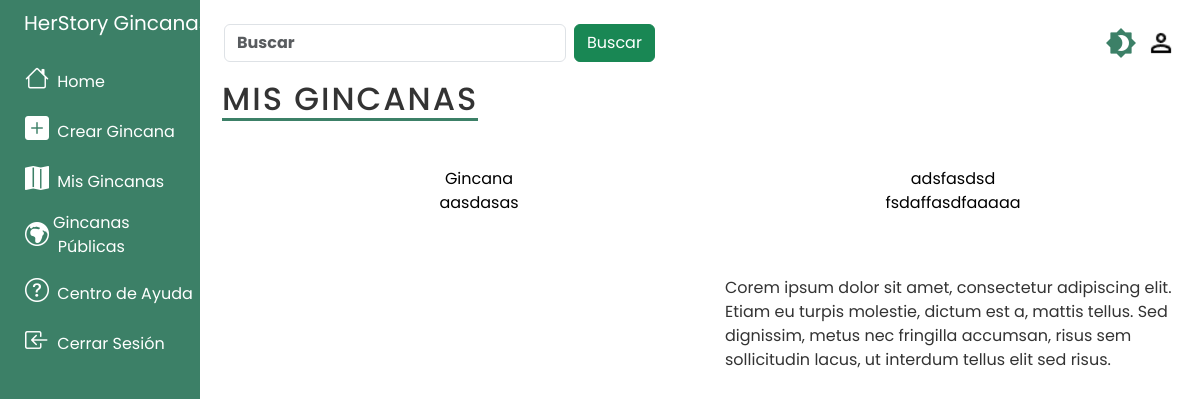
/mis_gincanas/ (signed in), run on an earlier commit of the app's database.
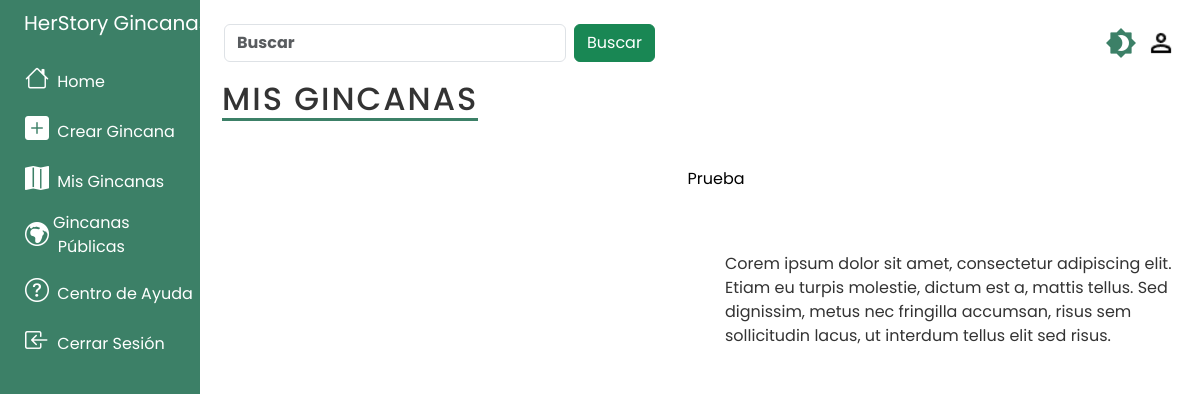
And on a later commit of the database.
### tasks/models.py (models this page shows, shortened)
class Profesor(AbstractBaseUser):
    GENDER_CHOICES = (
        ('H', 'Hombre'),
        ('M', 'Mujer'),
        ('O', 'Otro')
    )
    COUNTRY_CHOICES = (
        ("AF", "Afghanistan"),
        ("AX", "Åland Islands"),
        ("AL", "Albania"),
        ("DZ", "Algeria"),
        ("AS", "American Samoa"),
        ("AD", "Andorra"),
        ("AO", "Angola"),
        ("AI", "Anguilla"),
        ("AQ", "Antarctica"),
        ("AG", "Antigua and Barbuda"),
        ("AR", "Argentina"),
        ("AM", "Armenia"),
        ("AW", "Aruba"),
        ("AU", "Australia"),
        ("AT", "Austria"),
        ("AZ", "Azerbaijan"),
        ("BS", "Bahamas"),
        ("BH", "Bahrain"),
        ("BD", "Bangladesh"),
        ("BB", "Barbados"),
        ("BY", "Belarus"),
        ("BE", "Belgium"),
        ("BZ", "Belize"),
        ("BJ", "Benin"),
        ("BM", "Bermuda"),
        ("BT", "Bhutan"),
        ("BO", "Bolivia (Plurinational State of)"),
        ("BQ", "Bonaire, Sint Eustatius and Saba"),
        ("BA", "Bosnia and Herzegovina"),
        ("BW", "Botswana"),
        ("BV", "Bouvet Island"),
        ("BR", "Brazil"),
        ("IO", "British Indian Ocean Territory"),
        ("BN", "Brunei Darussalam"),
        ("BG", "Bulgaria"),
        ("BF", "Burkina Faso"),
        ("BI", "Burundi"),
        ("CV", "Cabo Verde"),
        ("KH", "Cambodia"),
        ("CM", "Cameroon"),
        ("CA", "Canada"),
        ("KY", "Cayman Islands"),
        ("CF", "Central African Republic"),
        ("TD", "Chad"),
        ("CL", "Chile"),
        ("CN", "China"),
        ("CX", "Christmas Island"),
        ("CC", "Cocos (Keeling) Islands"),
        ("CO", "Colombia"),
        ("KM", "Comoros"),
        ("CG", "Congo"),
        ("CD", "Congo (the Democratic Republic of the)"),
        ("CK", "Cook Islands"),
        ("CR", "Costa Rica"),
        ("CI", "Côte d'Ivoire"),
        ("HR", "Croatia"),
        ("CU", "Cuba"),
        ("CW", "Curaçao"),
        ("CY", "Cyprus"),
        ("CZ", "Czechia"),
        ("DK", "Denmark"),
        ("DJ", "Djibouti"),
        ("DM", "Dominica"),
        ("DO", "Dominican Republic"),
        ("EC", "Ecuador"),
        ("EG", "Egypt"),
        ("SV", "El Salvador"),
        ("GQ", "Equatorial Guinea"),
        ("ER", "Eritrea"),
        ("EE", "Estonia"),
        ("SZ", "Eswatini"),
        ("ET", "Ethiopia"),
        ("FK", "Falkland Islands (Malvinas)"),
        ("FO", "Faroe Islands"),
        ("FJ", "Fiji"),
        ("FI", "Finland"),
        ("FR", "France"),
        ("GF", "French Guiana"),
        ("PF", "French Polynesia"),
        ("TF", "French Southern Territories"),
        ("GA", "Gabon"),
        ("GM", "Gambia"),
        ("GE", "Georgia"),
        ("DE", "Germany"),
        ("GH", "Ghana"),
        ("GI", "Gibraltar"),
        ("GR", "Greece"),
        ("GL", "Greenland"),
        ("GD", "Grenada"),
        ("GP", "Guadeloupe"),
        ("GU", "Guam"),
        ("GT", "Guatemala"),
        ("GG", "Guernsey"),
        ("GN", "Guinea"),
        ("GW", "Guinea-Bissau"),
        ("GY", "Guyana"),
        ("HT", "Haiti"),
        ("HM", "Heard Island and McDonald Islands"),
        ("VA", "Holy See"),
        ("HN", "Honduras"),
        ("HK", "Hong Kong"),
        ("HU", "Hungary"),
        ("IS", "Iceland"),
        ("IN", "India"),
        ("ID", "Indonesia"),
        ("IR", "Iran (Islamic Republic of)"),
        ("IQ", "Iraq"),
        ("IE", "Ireland"),
        ("IM", "Isle of Man"),
        ("IL", "Israel"),
        ("IT", "Italy"),
        ("JM", "Jamaica"),
        ("JP", "Japan"),
        ("JE", "Jersey"),
        ("JO", "Jordan"),
        ("KZ", "Kazakhstan"),
        ("KE", "Kenya"),
        ("KI", "Kiribati"),
        ("KP", "Korea (the Democratic People's Republic of)"),
        ("KR", "Korea (the Republic of)"),
        ("KW", "Kuwait"),
        ("KG", "Kyrgyzstan"),
        ("LA", "Lao People's Democratic Republic"),
        ("LV", "Latvia"),
        ("LB", "Lebanon"),
        ("LS", "Lesotho"),
        ("LR", "Liberia"),
        ("LY", "Libya"),
        ("LI", "Liechtenstein"),
        ("LT", "Lithuania"),
        ("LU", "Luxembourg"),
        ("MO", "Macao"),
        ("MG", "Madagascar"),
        ("MW", "Malawi"),
        ("MY", "Malaysia"),
        ("MV", "Maldives"),
        ("ML", "Mali"),
        ("MT", "Malta"),
        ("MH", "Marshall Islands"),
        ("MQ", "Martinique"),
        ("MR", "Mauritania"),
        ("MU", "Mauritius"),
        ("YT", "Mayotte"),
        ("MX", "Mexico"),
        ("FM", "Micronesia (Federated States of)"),
        ("MD", "Moldova (the Republic of)"),
        ("MC", "Monaco"),
        ("MN", "Mongolia"),
        ("ME", "Montenegro"),
        ("MS", "Montserrat"),
        ("MA", "Morocco"),
        ("MZ", "Mozambique"),
        ("MM", "Myanmar"),
        ("NA", "Namibia"),
        ("NR", "Nauru"),
        ("NP", "Nepal"),
        ("NL", "Netherlands"),
        ("NC", "New Caledonia"),
        ("NZ", "New Zealand"),
        ("NI", "Nicaragua"),
        ("NE", "Niger"),
        ("NG", "Nigeria"),
        ("NU", "Niue"),
        ("NF", "Norfolk Island"),
        ("MK", "North Macedonia"),
        ("MP", "Northern Mariana Islands"),
        ("NO", "Norway"),
        ("OM", "Oman"),
        ("PK", "Pakistan"),
        ("PW", "Palau"),
        ("PS", "Palestine, State of"),
        ("PA", "Panama"),
        ("PG", "Papua New Guinea"),
        ("PY", "Paraguay"),
        ("PE", "Peru"),
        ("PH", "Philippines"),
        ("PN", "Pitcairn"),
        ("PL", "Poland"),
        ("PT", "Portugal"),
        ("PR", "Puerto Rico"),
        ("QA", "Qatar"),
        ("RE", "Réunion"),
        ("RO", "Romania"),
        ("RU", "Russian Federation"),
        ("RW", "Rwanda"),
        ("BL", "Saint Barthélemy"),
        ("SH", "Saint Helena, Ascension and Tristan da Cunha"),
        ("KN", "Saint Kitts and Nevis"),
        ("LC", "Saint Lucia"),
        ("MF", "Saint Martin (French part)"),
        ("PM", "Saint Pierre and Miquelon"),
        ("VC", "Saint Vincent and the Grenadines"),
        ("WS", "Samoa"),
        ("SM", "San Marino"),
        ("ST", "Sao Tome and Principe"),
        ("SA", "Saudi Arabia"),
        ("SN", "Senegal"),
        ("RS", "Serbia"),
        ("SC", "Seychelles"),
        ("SL", "Sierra Leone"),
        ("SG", "Singapore"),
        ("SX", "Sint Maarten (Dutch part)"),
        ("SK", "Slovakia"),
        ("SI", "Slovenia"),
        ("SB", "Solomon Islands"),
        ("SO", "Somalia"),
        ("ZA", "South Africa"),
        ("GS", "South Georgia and the South Sandwich Islands"),
        ("SS", "South Sudan"),
        ("ES", "Spain"),
        ("LK", "Sri Lanka"),
        ("SD", "Sudan"),
        ("SR", "Suriname"),
        ("SJ", "Svalbard and Jan Mayen"),
        ("SE", "Sweden"),
        ("CH", "Switzerland"),
        ("SY", "Syrian Arab Republic"),
        ("TW", "Taiwan (Province of China)"),
        ("TJ", "Tajikistan"),
        ("TZ", "Tanzania, the United Republic of"),
        ("TH", "Thailand"),
        ("TL", "Timor-Leste"),
        ("TG", "Togo"),
        ("TK", "Tokelau"),
        ("TO", "Tonga"),
        ("TT", "Trinidad and Tobago"),
        ("TN", "Tunisia"),
        ("TR", "Türkiye"),
        ("TM", "Turkmenistan"),
        ("TC", "Turks and Caicos Islands"),
        ("TV", "Tuvalu"),
        ("UG", "Uganda"),
        ("UA", "Ukraine"),
        ("AE", "United Arab Emirates"),
        ("GB", "United Kingdom of Great Britain and Northern Ireland"),
        ("UM", "United States Minor Outlying Islands"),
        ("US", "United States of America"),
        ("UY", "Uruguay"),
        ("UZ", "Uzbekistan"),
        ("VU", "Vanuatu"),
        ("VE", "Venezuela (Bolivarian Republic of)"),
        ("VN", "Viet Nam"),
        ("VG", "Virgin Islands (British)"),
        ("VI", "Virgin Islands (U.S.)"),
        ("WF", "Wallis and Futuna"),
        ("EH", "Western Sahara"),
        ("YE", "Yemen"),
        ("ZM", "Zambia"),
        ("ZW", "Zimbabwe"),
    )
    email = models.EmailField("Correo Electrónico", unique = True, max_length=254, primary_key=True)
    nombre = models.CharField("Nombre" ,max_length=200, null=True, blank=False)
    apellidos = models.CharField("Apellidos", max_length=200, null=True, blank=False)
    imagen = models.ImageField("Imagen de Perfil", default="usuario.png", upload_to='', null=True, blank=True)
    usuario_activo = models.BooleanField(default = True)
    usuario_administrador = models.BooleanField(default=False)
    usuario_verificado = models.BooleanField(default=False)
    fecha_nacimiento = models.DateField('Fecha de nacimiento', null=True, blank=False)
    genero = models.CharField("Género", max_length=1 , choices=GENDER_CHOICES, default='H', null=True)
    pais = models.CharField("País", max_length=2 , choices=COUNTRY_CHOICES, null=True)
    ciudad = models.CharField("Ciudad", max_length=200, null=True, blank=True)
    organizacion = models.CharField("Organizacion", max_length=200, null=True, blank=False)
    objects = Usuario()
    USERNAME_FIELD = 'email'
    REQUIRED_FIELDS = ['nombre', 'apellidos', 'fecha_nacimiento', 'genero', 'pais', 'ciudad', 'organizacion']

class Gincana(models.Model):
    titulo = models.CharField('Nombre de la gincana', max_length=100)
    descripcion = models.TextField('Descirpción de la gincana', blank=True)
    fecha = models.DateTimeField('Fecha de creación', auto_now_add=True)
    edicion = models.DateTimeField('Edición de la gincana', null=True, blank=True)
    duracion = models.TimeField('Duración', null=True, blank=True)
    visibilidad = models.BooleanField('Visibilidad de la gincana: ', default=False)
    activa = models.BooleanField('Actividad de la gincana', default=False)
    imagen = models.ImageField("Imagen de la gincana", default="mapa.png", upload_to='', null=True, blank=True)
    imagen_oscura = models.ImageField("Imagen oscura de la gincana", default="mapa_oscuro.png", upload_to='', null=True, blank=True)
    email_profesor = models.ForeignKey(Profesor, on_delete=models.CASCADE)

### tasks/views.py (the view)
# urls.py: path('mis_gincanas/', views.gincanas, name='mis_gincanas'),
@login_required
def gincanas(request):
    gincanas = Gincana.objects.filter(email_profesor=request.user)
    profesores = Profesor.objects.filter(email=request.user.email)
    dark_mode_enabled = request.session.get('darkModeEnabled', False)
    return render(request, 'mis_gincanas.html',{'gincanas': gincanas, 'profesores': profesores, 'darkModeEnabled': dark_mode_enabled})

### tasks/templates/mis_gincanas.html (shortened to what this page needs)
{% extends 'base.html' %}
{% block content %}
{% load static %}
<div class="container-in">
    <h1>Mis Gincanas</h1>
    <ul class="row">
        {% for gincana in gincanas %}
            {% if forloop.counter0|divisibleby:4 %}
                </ul><ul class="row">
            {% endif %}
            <div class="col">
                <a href=" {% url 'gincana' gincana.id %}" class="gincana">
                    <div class="gincana-titulo">
                        {% if gincana.visibilidad %}
                            <strong>{{gincana.titulo}}</strong>
                        {% else %}
                            {{gincana.titulo}}
                        {% endif %}
                    </div>
                </a>
            </div>
        {% endfor %}
    </ul>
</div>
<footer class="footer">
    <div class="footer-group">
        <div class="footer-box">
        </div>
        <div class="footer-box">
            <p>
                Corem ipsum dolor sit amet, consectetur adipiscing elit.
                Etiam eu turpis molestie, dictum est a, mattis tellus.
                Sed dignissim, metus nec fringilla accumsan, risus sem sollicitudin lacus, ut interdum tellus elit sed risus.
            </p>
        </div>
    </div>
</div>
{% endblock %}

### tasks/templates/base.html (shortened to what the changed rows need)
<!DOCTYPE html>
{% load static %}
<html lang="es">
<head>
    <link rel="stylesheet" href="{% static 'scss/custom.css' %}">
    <link id="modo" rel="stylesheet" href="{% static 'scss/modo_claro.css' %}">
    <link href="https://cdn.jsdelivr.net/npm/bootstrap@5.3.3/dist/css/bootstrap.min.css" rel="stylesheet">
    <link rel="stylesheet" href="https://cdn.jsdelivr.net/npm/bootstrap-icons@1.11.3/font/bootstrap-icons.min.css">
    <link rel="stylesheet" href="https://unpkg.com/leaflet@1.9.4/dist/leaflet.css" />
</head>
<body>
    <div class="container-fluid">
        <div class="row flex-nowrap">
            <div class="col py-3">
                {% if user.is_authenticated %}
                <nav class="navbar sticky-top navegador">
                    <div class="container-fluid">
                        <div style="display: flex; justify-content: center;">
                            {% for profesor in profesores %}
                                <button id="dark-mode-toggle" style="border: none; background-color: transparent;">
                                    <img id="dark-mode-image" width="30" height="30" class="rounded-circle" src="{% static 'media/Modo_oscuro.png' %}" >
                                </button>
                                <a href="{% url 'profesor' profesor.email %}" class="d-flex align-items-center text-white text-decoration-none">
                                    <img width="30" height="30" class="rounded-circle" src="{{ profesor.imagen.url }}" >
                                </a>
                            {% endfor %}
                        </div>
                    </div>
                </nav>
                {% endif %}
                {% block content %}
                {% endblock %}
            </div>
        </div>
</body>
</html>

What changed in the data, as far as the page shows it:
removed Gincana: titulo "Gincana"
removed Gincana: titulo "adsfasdsd"
removed Gincana: titulo "aasdasas"
removed Gincana: titulo "fsdaffasdfaaaaa"
added Gincana: titulo "Prueba"
